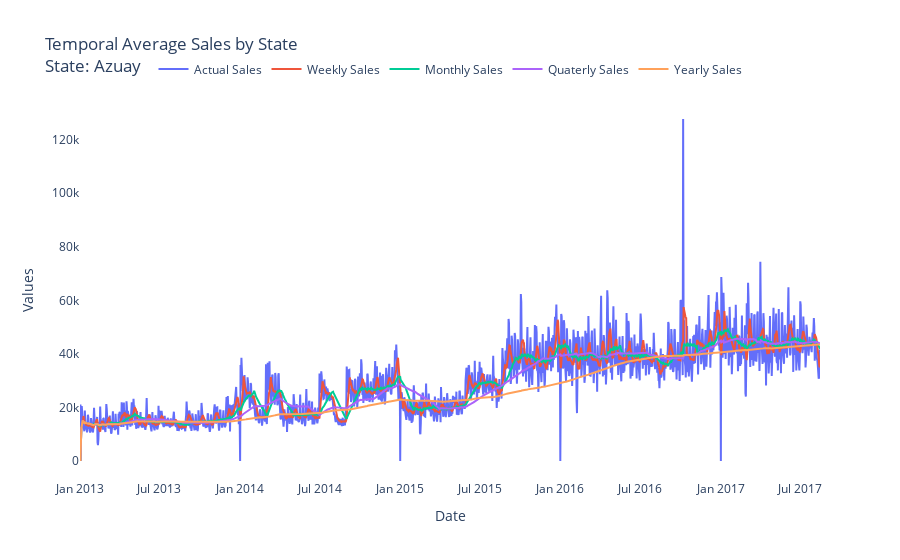

Write notebook code for a chart like this one.
### Code cell
sales_fig = go.Figure()

sales_fig.add_trace(
    go.Scatter(
        x=state_temporal_avg_df['date'],
        y=state_temporal_avg_df['sales'],
        name='Actual Sales',
    )
)

sales_fig.add_trace(
    go.Scatter(
        x=state_temporal_avg_df['date'],
        y=state_temporal_avg_df['weekly_avg'],
        name='Weekly Sales',
    )
)

sales_fig.add_trace(
    go.Scatter(
        x=state_temporal_avg_df['date'],
        y=state_temporal_avg_df['monthly_avg'],
        name='Monthly Sales',
    )
)

sales_fig.add_trace(
    go.Scatter(
        x=state_temporal_avg_df['date'],
        y=state_temporal_avg_df['quarterly_avg'],
        name='Quaterly Sales',
    )
)

sales_fig.add_trace(
    go.Scatter(
        x=state_temporal_avg_df['date'],
        y=state_temporal_avg_df['yearly_avg'],
        name='Yearly Sales',
    )
)

sales_fig.update_layout(
    title=f'Temporal Average Sales by State<br>State: {state_temporal_avg_df.item(row=0, column="state")}',
    xaxis_title='Date',
    yaxis_title='Values',
    showlegend=True,
    legend_orientation='h',
    legend_y=1.12,
    legend_x=0.5,
    legend_xanchor='center',
    autosize=True,
    # paper_bgcolor='rgba(0,0,0,0)',
    plot_bgcolor='rgba(0,0,0,0)',
)

sales_fig.show()

### Figure 1 — Plotly figure (JSON) as saved in the notebook; plotly's stock layout.template omitted (floating-point values rounded to 4 significant figures; data arrays with more than 128 entries replaced by an {"elided": "..."} marker saying what was removed)
{"data": [{"name": "Actual Sales", "type": "scatter", "x": {"elided": "1684 str values"}, "y": {"elided": "1684 float values"}}, {"name": "Weekly Sales", "type": "scatter", "x": {"elided": "1684 str values"}, "y": {"elided": "1684 float values"}}, {"name": "Monthly Sales", "type": "scatter", "x": {"elided": "1684 str values"}, "y": {"elided": "1684 float values"}}, {"name": "Quaterly Sales", "type": "scatter", "x": {"elided": "1684 str values"}, "y": {"elided": "1684 float values"}}, {"name": "Yearly Sales", "type": "scatter", "x": {"elided": "1684 str values"}, "y": {"elided": "1684 float values"}}], "layout": {"autosize": true, "legend": {"orientation": "h", "x": 0.5, "xanchor": "center", "y": 1.12}, "plot_bgcolor": "rgba(0,0,0,0)", "showlegend": true, "title": {"text": "Temporal Average Sales by State<br>State: Azuay"}, "xaxis": {"title": {"text": "Date"}}, "yaxis": {"title": {"text": "Values"}}}}
